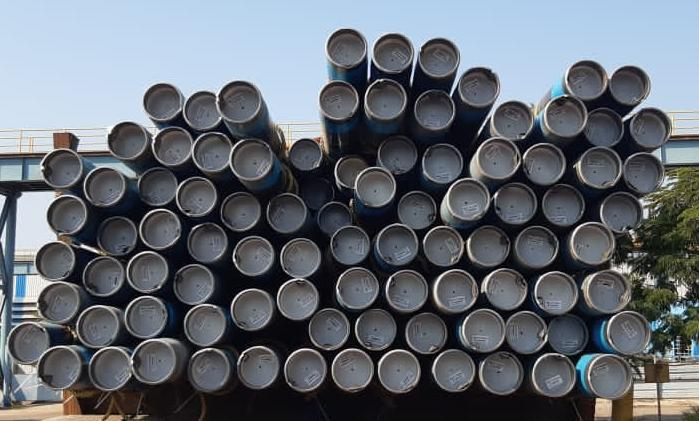
#> input picture Task_3_Pipe_Counting.jpeg, 699 x 421 px
$ python Resolute_t3.py
#> lines starting #> are read from the running program, lines starting #| are printed output that depends on the picture; after the words box and inside, x2 and y2 are one past the last pixel; in counts of white or black regions, pixels touching at a corner belong together

import cv2 as cv
import numpy as np
from matplotlib import pyplot as plt


print("Please provide the input path of the image")

print('\n')

path = input()
#> the answer given: Task_3_Pipe_Counting.jpeg
img = cv.imread(path,0)
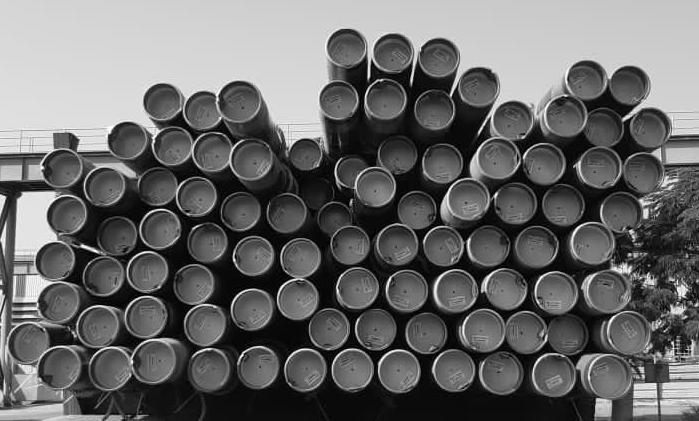
#> img: shape (421, 699); min 0, max 255, mean 104.9


img = cv.medianBlur(img,5)
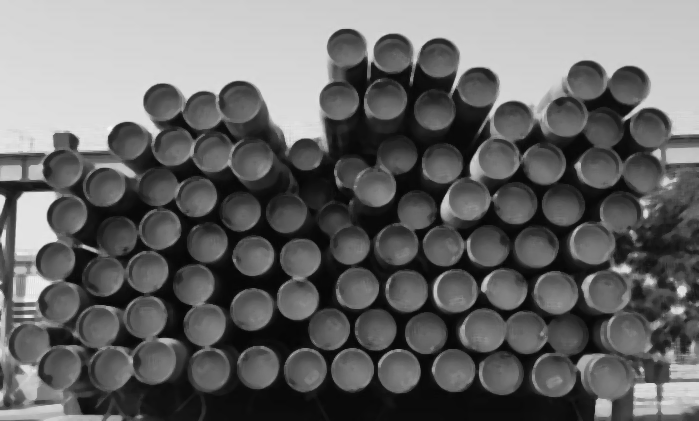
#> img: shape (421, 699); min 4, max 245, mean 103.3
cimg = cv.cvtColor(img,cv.COLOR_GRAY2BGR)
circles = cv.HoughCircles(img,cv.HOUGH_GRADIENT,1,20,
                            param1=50,param2=30,minRadius=10,maxRadius=35)
#> circles = 86 rows, first 8: [434.5, 109.5, 20.5], [544.5, 163.5, 21], [357.5, 287.5, 21], [195.5, 195.5, 21], [250.5, 158.5, 22.1], [416.5, 209.5, 19.9], [374.5, 329.5, 21], [349.5, 244.5, 19.9]
circles = np.uint16(np.around(circles))
#> circles = 86 rows, first 8: [434, 110, 20], [544, 164, 21], [358, 288, 21], [196, 196, 21], [250, 158, 22], [416, 210, 20], [374, 330, 21], [350, 244, 20]

print('\n')

print("number of pipes present in this image is: " + str(circles.shape[1]))
#| number of pipes present in this image is: 86

for i in circles[0,:]:
    # draw the outer circle
    cv.circle(cimg,(i[0],i[1]),i[2],(0,255,0),2)
    # draw the center of the circle
    cv.circle(cimg,(i[0],i[1]),2,(0,0,255),3)
#> this loop made 86 passes
#> i on passes 1 to 12: [434, 110, 20], [544, 164, 21], [358, 288, 21], [196, 196, 21], [250, 158, 22], [416, 210, 20], [374, 330, 21], [350, 244, 20], [346, 48, 20], [568, 334, 21], [258, 368, 21], [254, 256, 20]
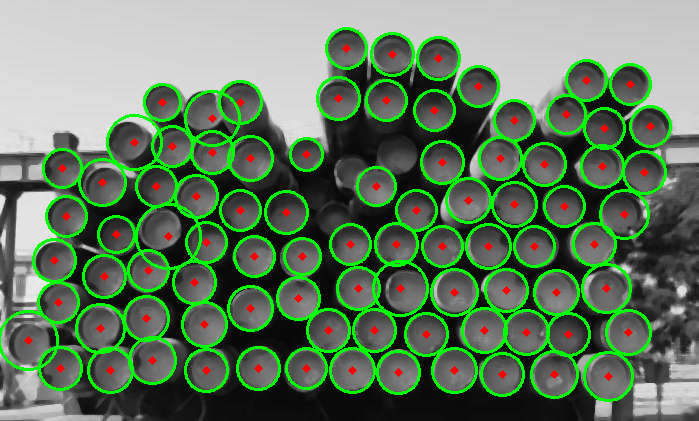
#> cimg: shape (421, 699, 3); mean B, G, R 93.4, 123.1, 96.4


# font
font = cv.FONT_HERSHEY_SIMPLEX
#> font = 0

# org
org = (80, 25)

# fontScale
fontScale = 1

# Blue color in BGR
color = (255, 0, 0)

# Line thickness of 2 px
thickness = 2

# Using cv2.putText() method
cimg = cv.putText(cimg, 'Number of pipes detected is: ' + str(circles.shape[1]), org, font,
                   fontScale, color, thickness, cv.LINE_AA)
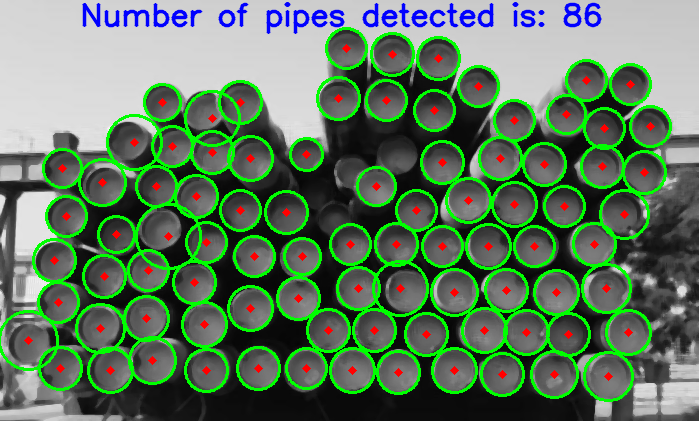
#> cimg: shape (421, 699, 3); 1.93% of pixels changed, all inside (x1, y1, x2, y2) = (82, 2, 602, 35)


cv.imshow('detected pipes',cimg)
cv.waitKey(0)
cv.destroyAllWindows()


#/home/snehashis/Desktop/python files/image/Task_3_Pipe_Counting.jpeg
